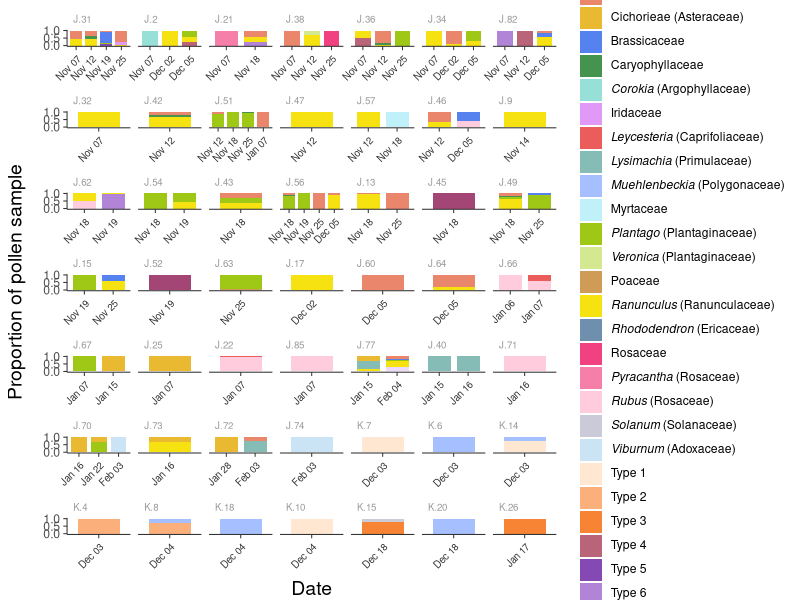
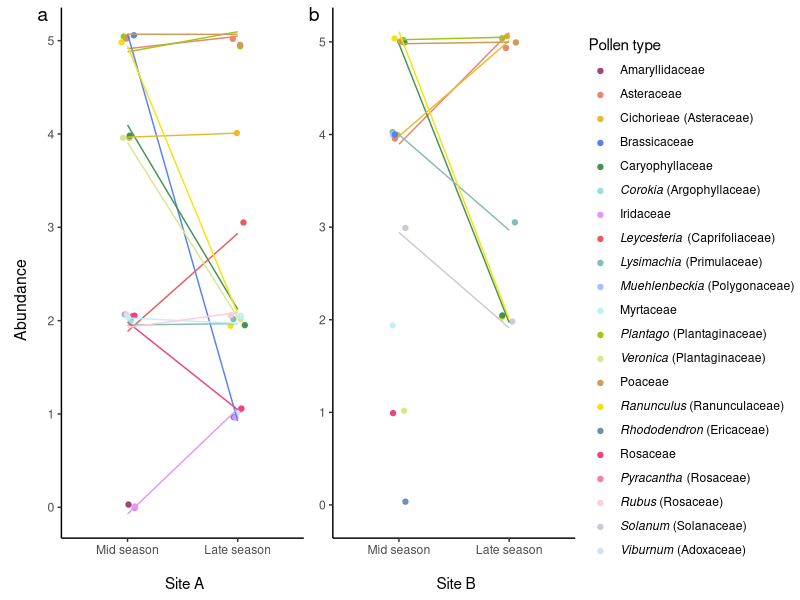
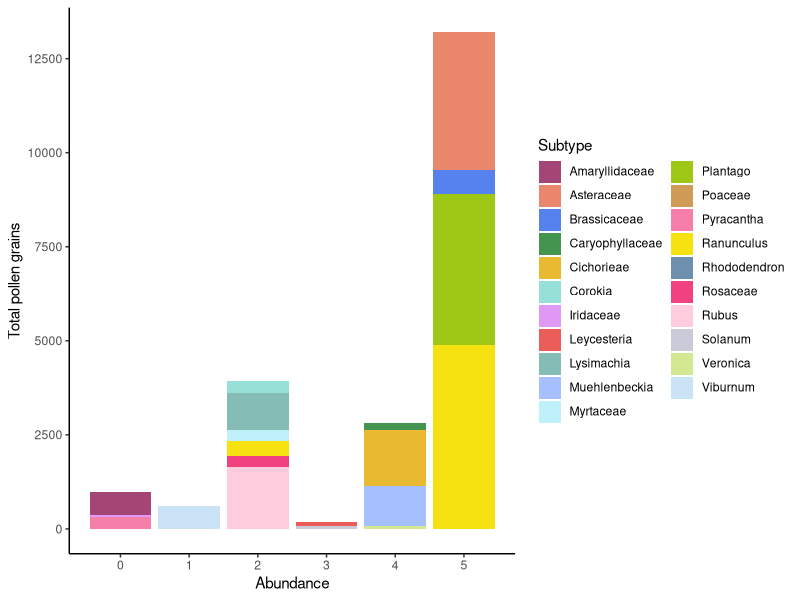
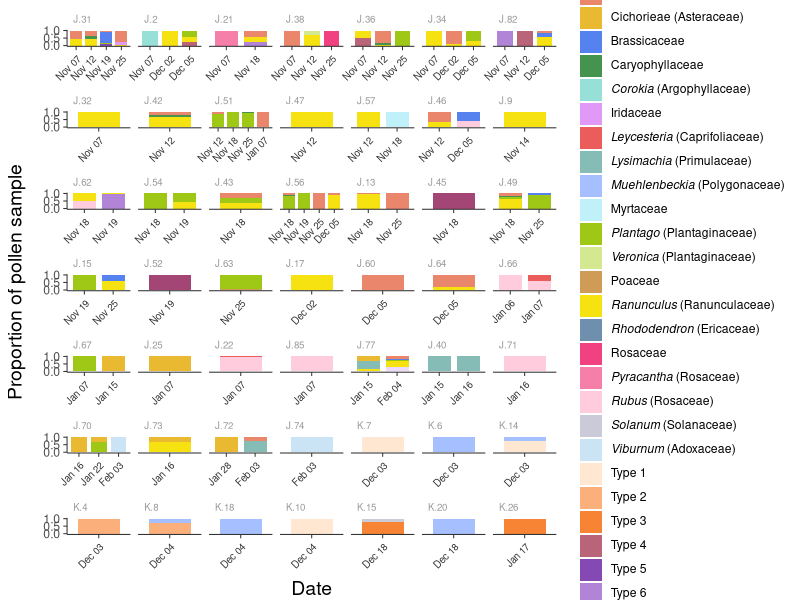
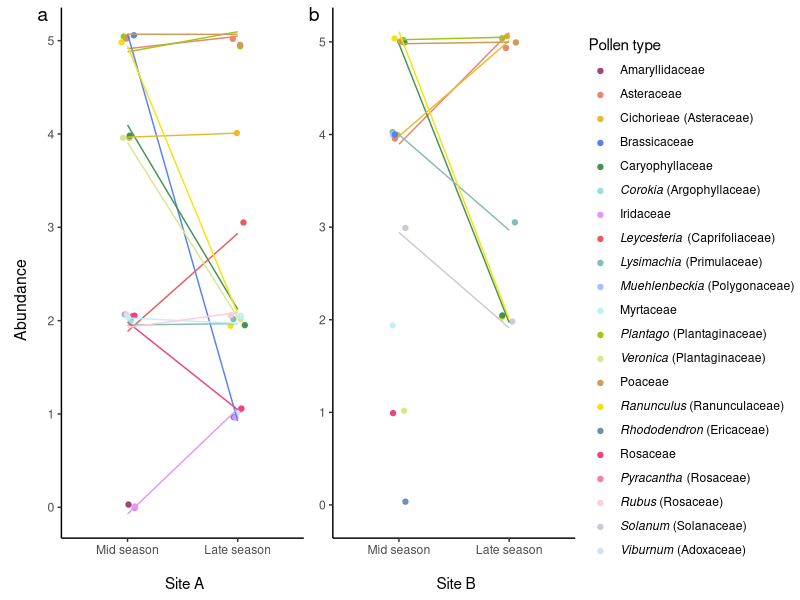

These figures' R source, in order: (Note: this script raises an error after producing the figures.)
## ---- chunk 1

library(tidyverse)
library(ggplot2)
library(ggtext) # making genera names italic with element_markdown()
library(cowplot) # to put together panels


# pollen data
pollen_samples <- read_csv('Data/Pollen_and_Surveys/Pollen_samples_data_cleaned.csv')

# nest-level data summary
beehav_sum <- read_csv('Data/Behaviour/Behaviour_nest_summary_cleaned.csv')

# nest-level data all social statuses
beehav_full <- read_csv('Data/Behaviour/Behaviour_nest_full_cleaned.csv')

# pollen_samples and behaviour data
pollen_beehav <- read_csv('Data/Behaviour/Pollen_and_behaviour_cleaned.csv')

# pollen richness for individuals  
pollen_beehav_ind <- read_csv('Data/Pollen_and_Surveys/Pollen_richness_individuals_cleaned.csv')

# pollen richness for nests  
pollen_beehav_nest <- read_csv('Data/Pollen_and_Surveys/Pollen_richness_nests_cleaned.csv')

# pollen and abundance data
pollen_samples_abundance <- read_csv('Data/Pollen_and_Surveys/Pollen_samples_abundance_cleaned.csv')

# abundance data
abundance_for_fig <- read_csv('Data/Pollen_and_Surveys/Abundance_50m_for_figure_cleaned.csv') 


# set theme
theme_set(theme_classic())




## ---- chunk 2

 # library(ggh4x) # facet wrap 2


# make date labels for the figure
pollen_samples <- pollen_samples %>%
  mutate(
    Date_label  = format(Date_pollen, "%b %d"),                    
    Date_label  = factor(Date_label, levels = format(sort(unique(Date_pollen)), "%b %d")))


# order by first date of bee sample
level_order <- pollen_samples %>%
  distinct(Site, Num_ID, Date_pollen) %>%
  slice_min(Date_pollen, by = Num_ID) %>%
  arrange(Site == "KB", Date_pollen) %>%  # FALSE sorts before TRUE, so non-KB first
  pull(Num_ID)

pollen_samples <- pollen_samples %>%
  mutate(Num_ID = factor(Num_ID, levels = level_order))

pollen_samples <- pollen_samples %>%
  arrange(Num_ID, Date_pollen) %>%
  mutate(Slide_code = factor(Slide_code, levels = unique(Slide_code)))


# # take the order of bee IDs and divided them by 10s
# # used to create 5 graphs to put together
# order_1 <- pollen_samples %>% 
#   distinct(Num_ID) %>% 
#   slice(1:10)
# order_2 <- pollen_samples %>% 
#   distinct(Num_ID) %>% 
#   slice(11:20)
# order_3 <- pollen_samples %>% 
#   distinct(Num_ID) %>% 
#   slice(21:30)
# order_4 <- pollen_samples %>% 
#   distinct(Num_ID) %>% 
#   slice(31:39) # bump the first KB site to the next line
# order_5 <- pollen_samples %>% 
#   distinct(Num_ID) %>% 
#   slice(40:49)



# what's the order of the most collected pollen?
pollen_samples %>% 
  group_by(Subtype) %>% 
  summarise(count = sum(Count_scaled)) %>% 
  arrange(-count)
# top 10:
 # Ranunculus	5259 / 24897 = 21.1%			
 # Plantago	4004 / 24897 = 16.1%			
 # Asteraceae	3646 / 24897 = 14.6%			
 # Rubus				
 # Cichorieae				
 # Muehlenbeckia				
 # Lysimachia				
 # Unknown_1				
 # Brassicaceae				
 # Unknown_6

# bottom 10:
 # Rhododendron    
 # Poaceae           
 # Unknown_5          
 # Solanum            
 # Iridaceae          
 # Veronica           
 # Unknown_7          
 # Leycesteria       
 # Caryophyllaceae   
 # Corokia        

pollen_samples %>% 
  summarise(count = sum(Count_scaled))
# total pollen grains: 24897



## Make colours

# take inspo from this package
# library(paletteer)
# paletteer_d("ggthemes::Tableau_20")


specific_colours <- c(
  "Amaryllidaceae" = '#a34676', 
  "Asteraceae" = '#EA866C', # Asteraceae
  "Cichorieae" = '#E9BA31', # Asteraceae
  "Brassicaceae" = '#5682f0',
  "Caryophyllaceae" = '#449450',   ## RARE
  "Corokia" = '#96e0d8',           ## RARE
  "Iridaceae" = '#e199f7',         ## RARE
  "Leycesteria" = '#EB5D5A',       ## RARE
  "Lysimachia" = '#86BCB6',
  "Muehlenbeckia" = '#a6bfff',
  "Myrtaceae" = '#c0f0fa',
  "Plantago" = '#9ec716', # Plantaginaceae
  "Veronica" = '#d4e892', # Plantaginaceae ## RARE
  "Poaceae" = '#cf9b57',            ## RARE
  "Ranunculus" = '#f7e211',
  "Rhododendron" = '#6F8FAF',       ## RARE
  "Rosaceae" = '#f24180',   # Rosaceae
  "Pyracantha" = '#f57fa9', # Rosaceae
  "Rubus" = '#ffccde',      # Rosaceae
  "Solanum" = '#cacad9',           ## RARE 
  "Viburnum" = '#cbe4f5',
  "Unknown_1" = '#FFE7D1',
  "Unknown_2" = '#FBAF7A', 
  "Unknown_3" = '#F78334',
  "Unknown_4" = '#B96478',
  "Unknown_5" = '#8449B3',
  "Unknown_6" = '#B284D7', 
  "Unknown_7" = '#EDD9FC'
  )


## Text for legend

pollen_samples <- pollen_samples %>% 
  mutate(Subtype_label = case_when(
    Subtype == "Ranunculus" ~ "<i>Ranunculus</i> (Ranunculaceae)",
    Subtype == "Rubus" ~ "<i>Rubus</i> (Rosaceae)",
    Subtype == "Veronica" ~ "<i>Veronica</i> (Plantaginaceae)",
    Subtype == "Cichorieae" ~ "Cichorieae (Asteraceae)",
    Subtype == "Corokia" ~ "<i>Corokia</i> (Argophyllaceae)",
    Subtype == "Leycesteria" ~ "<i>Leycesteria</i> (Caprifoliaceae)",
    Subtype == "Lysimachia" ~ "<i>Lysimachia</i> (Primulaceae)",
    Subtype == "Muehlenbeckia" ~ "<i>Muehlenbeckia</i> (Polygonaceae)",    
    Subtype == "Plantago" ~ "<i>Plantago</i> (Plantaginaceae)",
    Subtype == "Pyracantha" ~ "<i>Pyracantha</i> (Rosaceae)",
    Subtype == "Rhododendron" ~ "<i>Rhododendron</i> (Ericaceae)",
    Subtype == "Solanum" ~ "<i>Solanum</i> (Solanaceae)",    
    Subtype == "Viburnum" ~ "<i>Viburnum</i> (Adoxaceae)",
    Subtype == 'Unknown_1' ~ 'Type 1',
    Subtype == 'Unknown_2' ~ 'Type 2',
    Subtype == 'Unknown_3' ~ 'Type 3',
    Subtype == 'Unknown_4' ~ 'Type 4',
    Subtype == 'Unknown_5' ~ 'Type 5',
    Subtype == 'Unknown_6' ~ 'Type 6',
    Subtype == 'Unknown_7' ~ 'Type 7',
    TRUE ~ Subtype  # leave the rest as is
  ))


# choose order of legend
pollen_samples <- pollen_samples %>%
  mutate(Subtype = factor(Subtype, levels = c(
    'Amaryllidaceae',
    'Asteraceae',
    'Cichorieae',
    'Brassicaceae',
    'Caryophyllaceae', 
    'Corokia',
    'Iridaceae',       
    'Leycesteria',     
    'Lysimachia',      
    'Muehlenbeckia',   
    'Myrtaceae',       
    'Plantago',  
    'Veronica',    
    'Poaceae',         
    'Ranunculus',   
    'Rhododendron',    
    'Rosaceae',
    'Pyracantha',
    'Rubus',
    'Solanum', 
    'Viburnum',        
    'Unknown_1',       
    'Unknown_2',       
    'Unknown_3',      
    'Unknown_4',       
    'Unknown_5',       
    'Unknown_6',       
    'Unknown_7'
    )))


# plot with facat wrap

samples_fig <- pollen_samples %>%
  arrange(Num_ID, Date_pollen) %>%
  ggplot(aes(x = Slide_code, y = Count, fill = Subtype)) +
  geom_col(position = "fill", width = 0.8) + 
  labs(x = "Date", y = "Proportion of pollen sample") +
  facet_wrap(~ Num_ID, scales = "free_x", ncol = 7) +
 scale_x_discrete(labels = function(x) {
   pollen_samples$Date_label[match(x, pollen_samples$Slide_code)]
 }) +
  scale_fill_manual(
  values = specific_colours,
  labels = pollen_samples %>% distinct(Subtype, Subtype_label) %>% deframe(),
  name = "Pollen type" # legend title
  ) +
  theme(
    axis.text.x = element_text(angle = 45, vjust = 0.95, hjust = 1, size = 7, colour = "grey20"), # date label
    strip.background = element_blank(),
    strip.text = element_text(size = 7, colour = "grey60", hjust = 0),
    axis.ticks = element_line(linewidth = 0.35, colour = "grey20"), # make ticks thinner
    legend.text = element_markdown(), # makes italics from <i> </i>
    axis.line.y = element_line(linewidth = 0.35, colour = "grey20"), # make lines thinner
    axis.line.x = element_line(linewidth = 0.35, colour = "grey20"),
    axis.title.y = element_text(size=14, margin = margin(r = 12)), # size and placement of axes labels
    axis.title.x = element_text(size=14, vjust = -0.5)
    ) +
  scale_y_continuous(breaks = c(0, 0.5, 1)) + # breaks 
  guides(fill = guide_legend(ncol = 1)) # make legend one column instead of two

samples_fig

## Save
ggsave('Figures/Pollen_samples_fig.png', samples_fig, width = 8.4, height = 9, dpi = 300)


## ---- chunk 3

# # plot with facat grid
# 
# pollen_plot_1 <- pollen_samples %>%
#   filter(Num_ID %in% order_1$Num_ID) %>% 
#   ggplot(aes(x = Slide_code, y = Count, fill = Subtype)) +
#   geom_col(position = "fill") + 
#   facet_grid(cols = vars(Num_ID), scales = "free_x", space = "free_x") +
#  scale_x_discrete(labels = function(x) {
#    pollen_samples$Date_label[match(x, pollen_samples$Slide_code)]
#  }) +
#   scale_fill_manual(
#   values = specific_colours,
#   labels = pollen_samples %>% distinct(Subtype, Subtype_label) %>% deframe()
#   ) +
#   theme(
#     axis.text.x = element_text(angle = 45, vjust = 0.6, size = 8),
#     strip.background = element_blank(),
#     strip.text = element_text(size = 8, colour = "grey50", hjust = 1),
#     axis.ticks = element_line(linewidth = 0.35), # make ticks thinner
#     legend.text = element_markdown(),   
#     axis.line.y = element_line(linewidth = 0.35), # make lines thinner
#     axis.line.x = element_line(linewidth = 0.35)
#     ) +
#   scale_y_continuous(breaks = c(0, 0.5, 1)) + # breaks
#   labs(y = NULL, x = NULL)
# 
# 
# pollen_plot_2 <- pollen_samples %>%
#   filter(Num_ID %in% order_2$Num_ID) %>% 
#   ggplot(aes(x = Slide_code, y = Count, fill = Subtype)) +
#   geom_col(position = "fill") + 
#   facet_grid(cols = vars(Num_ID), scales = "free_x", space = "free_x") +
#  scale_x_discrete(labels = function(x) {
#    pollen_samples$Date_label[match(x, pollen_samples$Slide_code)]
#  }) +
#   scale_fill_manual(
#   values = specific_colours,
#   labels = pollen_samples %>% distinct(Subtype, Subtype_label) %>% deframe()
#   ) +
#   theme(
#     axis.text.x = element_text(angle = 45, vjust = 0.6, size = 8),
#     strip.background = element_blank(),
#     strip.text = element_text(size = 8, colour = "grey50", hjust = 1),
#     axis.ticks = element_line(linewidth = 0.35), # make ticks thinner
#     legend.text = element_markdown(),   
#     axis.line.y = element_line(linewidth = 0.35), # make lines thinner
#     axis.line.x = element_line(linewidth = 0.35)
#     ) +
#   scale_y_continuous(breaks = c(0, 0.5, 1)) +
#   labs(y = NULL, x = NULL)
# 
# 
# pollen_plot_3 <- pollen_samples %>%
#   filter(Num_ID %in% order_3$Num_ID) %>% 
#   ggplot(aes(x = Slide_code, y = Count, fill = Subtype)) +
#   geom_col(position = "fill") + 
#   facet_grid(cols = vars(Num_ID), scales = "free_x", space = "free_x") +
#  scale_x_discrete(labels = function(x) {
#    pollen_samples$Date_label[match(x, pollen_samples$Slide_code)]
#  }) +
#   scale_fill_manual(
#   values = specific_colours,
#   labels = pollen_samples %>% distinct(Subtype, Subtype_label) %>% deframe()
#   ) +
#   theme(
#     axis.text.x = element_text(angle = 45, vjust = 0.6, size = 8),
#     strip.background = element_blank(),
#     strip.text = element_text(size = 8, colour = "grey50", hjust = 1),
#     axis.ticks = element_line(linewidth = 0.35), # make ticks thinner
#     legend.text = element_markdown(),   
#     axis.line.y = element_line(linewidth = 0.35), # make lines thinner
#     axis.line.x = element_line(linewidth = 0.35)
#     ) +
#   scale_y_continuous(breaks = c(0, 0.5, 1)) +
#   labs(y = NULL, x = NULL)
# 
# 
# pollen_plot_4 <- pollen_samples %>%
#   filter(Num_ID %in% order_4$Num_ID) %>% 
#   ggplot(aes(x = Slide_code, y = Count, fill = Subtype)) +
#   geom_col(position = "fill") + 
#   facet_grid(cols = vars(Num_ID), scales = "free_x", space = "free_x") +
#  scale_x_discrete(labels = function(x) {
#    pollen_samples$Date_label[match(x, pollen_samples$Slide_code)]
#  }) +
#   scale_fill_manual(
#   values = specific_colours,
#   labels = pollen_samples %>% distinct(Subtype, Subtype_label) %>% deframe()
#   ) +
#   theme(
#     axis.text.x = element_text(angle = 45, vjust = 0.6, size = 8),
#     strip.background = element_blank(),
#     strip.text = element_text(size = 8, colour = "grey50", hjust = 1),
#     axis.ticks = element_line(linewidth = 0.35), # make ticks thinner
#     legend.text = element_markdown(),   
#     axis.line.y = element_line(linewidth = 0.35), # make lines thinner
#     axis.line.x = element_line(linewidth = 0.35)
#     ) +
#   scale_y_continuous(breaks = c(0, 0.5, 1)) + 
#   labs(y = NULL, x = NULL)
# 
# 
# pollen_plot_5 <- pollen_samples %>%
#   filter(Num_ID %in% order_5$Num_ID) %>% 
#   ggplot(aes(x = Slide_code, y = Count, fill = Subtype)) +
#   geom_col(position = "fill") + 
#   facet_grid(cols = vars(Num_ID), scales = "free_x", space = "free_x") +
#  scale_x_discrete(labels = function(x) {
#    pollen_samples$Date_label[match(x, pollen_samples$Slide_code)]
#  }) +
#   scale_fill_manual(
#   values = specific_colours,
#   labels = pollen_samples %>% distinct(Subtype, Subtype_label) %>% deframe()
#   ) +
#   theme(
#     axis.text.x = element_text(angle = 45, vjust = 0.6, size = 8),
#     strip.background = element_blank(),
#     strip.text = element_text(size = 8, colour = "grey50", hjust = 1),
#     axis.ticks = element_line(linewidth = 0.35), # make ticks thinner
#     legend.text = element_markdown(),   
#     axis.line.y = element_line(linewidth = 0.35), # make lines thinner
#     axis.line.x = element_line(linewidth = 0.35)
#     ) +
#   scale_y_continuous(breaks = c(0, 0.5, 1)) # breaks
# 
# 
# ## Combine figures 
# 
# library(cowplot) # to patch figures together
# library(patchwork) # for adding histogram panels into one figure
# 
# # combine and add letters to each panel
# combined <- pollen_plot_1 / pollen_plot_2 / pollen_plot_3 / pollen_plot_4 / pollen_plot_5  #+ theme(legend.box = 'vertical', legend.position = 'right') 


## ---- chunk 4


## Abundance


# # do both sites have identical taxa? I only want one legend with all taxa
# JAM <- abundance_for_fig %>% 
#   filter(Site == 'JAM') %>% 
#   select(Subtype)
# KB <- abundance_for_fig %>% 
#   filter(Site == 'KB') %>% 
#   select(Subtype)
# anti_join(KB, JAM) # has rhododendron and muehlenbeckia
# anti_join(JAM, KB)


# jitter the lines becasue some overlap
pos <- position_jitter(width = 0, height = 0.12)


# plot for JAM
abund_fig_JAM <- abundance_for_fig %>% 
  filter(Site == 'JAM') %>% 
  ggplot(aes(x = Season, y = Abundance_for50, group = Subtype, colour = Subtype)) +
  geom_jitter(width = 0.07, height = 0.07) +
  geom_line(position = pos) +
  scale_colour_manual(values = specific_colours) +
  labs(x = '\n Site A', y = NULL) + 
  theme(legend.position = "none") +
  scale_x_discrete(label = c('Mid season', 'Late season'))


# plot for KB
abund_fig_KB <- abundance_for_fig %>% 
  filter(Site == 'KB') %>% 
  ggplot(aes(x = Season, y = Abundance_for50, group = Subtype, colour = Subtype)) +
  geom_jitter(width = 0.07, height = 0.07) +
  geom_line(position = pos) +
  scale_colour_manual(values = specific_colours) +
  labs(x = '\n Site B', y = NULL) + 
  theme(legend.position = "none") +
  scale_x_discrete(label = c('Mid season', 'Late season'))

# order for the legend
abundance_for_fig <- abundance_for_fig %>%
  mutate(Subtype = factor(Subtype, levels = c(
    'Amaryllidaceae',
    'Asteraceae',
    'Cichorieae',
    'Brassicaceae',
    'Caryophyllaceae', 
    'Corokia',
    'Iridaceae',       
    'Leycesteria',     
    'Lysimachia',      
    'Muehlenbeckia',   
    'Myrtaceae',       
    'Plantago',  
    'Veronica',    
    'Poaceae',         
    'Ranunculus',   
    'Rhododendron',    
    'Rosaceae',
    'Pyracantha',
    'Rubus',
    'Solanum', 
    'Viburnum'
    )))

# text for the legend 
abundance_for_fig <- abundance_for_fig %>%
  mutate(Subtype_label = case_when(
    Subtype == "Ranunculus" ~ "<i>Ranunculus</i> (Ranunculaceae)",
    Subtype == "Rubus" ~ "<i>Rubus</i> (Rosaceae)",
    Subtype == "Veronica" ~ "<i>Veronica</i> (Plantaginaceae)",
    Subtype == "Cichorieae" ~ "Cichorieae (Asteraceae)",
    Subtype == "Corokia" ~ "<i>Corokia</i> (Argophyllaceae)",
    Subtype == "Leycesteria" ~ "<i>Leycesteria</i> (Caprifoliaceae)",
    Subtype == "Lysimachia" ~ "<i>Lysimachia</i> (Primulaceae)",
    Subtype == "Muehlenbeckia" ~ "<i>Muehlenbeckia</i> (Polygonaceae)",    
    Subtype == "Plantago" ~ "<i>Plantago</i> (Plantaginaceae)",
    Subtype == "Pyracantha" ~ "<i>Pyracantha</i> (Rosaceae)",
    Subtype == "Rhododendron" ~ "<i>Rhododendron</i> (Ericaceae)",
    Subtype == "Solanum" ~ "<i>Solanum</i> (Solanaceae)",    
    Subtype == "Viburnum" ~ "<i>Viburnum</i> (Adoxaceae)",
    Subtype == 'Unknown_1' ~ 'Type 1',
    Subtype == 'Unknown_2' ~ 'Type 2',
    Subtype == 'Unknown_3' ~ 'Type 3',
    Subtype == 'Unknown_4' ~ 'Type 4',
    Subtype == 'Unknown_5' ~ 'Type 5',
    Subtype == 'Unknown_6' ~ 'Type 6',
    Subtype == 'Unknown_7' ~ 'Type 7',
    TRUE ~ Subtype  # leave the rest as is
  ))


# I want a single legend with ALL taxa combined, so create a dummy plot to extract legend 
all_taxa <- abundance_for_fig %>% distinct(Subtype) %>% pull(Subtype)

dummy_plot <- data.frame(
  Subtype = all_taxa,
  x = 1,
  y = 1
) %>%
  ggplot(aes(x = x, y = y, colour = Subtype)) +  # keep Subtype here
  geom_point()  +
  scale_colour_manual(values = specific_colours, 
                      labels = abundance_for_fig %>% distinct(Subtype, Subtype_label) %>% deframe(),
                      drop = FALSE,
                      name = 'Pollen type') +
  guides(colour = guide_legend(ncol = 1)) +
  theme(legend.position = "right",
        legend.text = element_markdown())  # needed to render the italic HTML tags

# extract legend 
legend <- get_legend(dummy_plot)


## Combine figs

# combine, add letters and legend
abund_combined <- plot_grid(
  plot_grid(abund_fig_JAM, abund_fig_KB,
            ncol = 2, labels = c("a", "b"),
            label_fontface = "plain",  # not bold
            label_x = -0.03, # move letters slightly left 
            label_y = 1),          
  legend,
  ncol = 2,
  rel_widths = c(1, 0.4)) # legend width


# make axes labels
abund_left_label <- ggplot() +
  annotate('text',
           x = 0.5, y = 0.5, # x is left or right, y is up and down
           label = 'Abundance',
           angle = 90,
           size = 4) +
  theme_void() +
  theme(
    panel.background  = element_rect(fill = 'white', colour = NA),
    plot.background   = element_rect(fill = 'white', colour = NA),
    plot.margin       = margin(0, 0, 0, 0)
  )
abund_bottom_label <- ggplot() +
    annotate('text',
           x = 0.5, y = 0.5, 
           label = 'Season',
           angle = 0,
           size = 4) +
  theme_void() +
  theme(
    panel.background  = element_rect(fill = 'white', colour = NA),
    plot.background   = element_rect(fill = 'white', colour = NA),
    plot.margin       = margin(0, 110, 0, 10)
  )

# combine them into a single plot object
abund_combined <- cowplot::plot_grid(abund_left_label, abund_combined, ncol = 2, rel_widths = c(0.05, 0.95))
# abund_combined <- cowplot::plot_grid(abund_combined, abund_bottom_label, ncol = 1, rel_heights = c(1, 0.09))

abund_combined

ggsave('Figures/Abundance_fig.png', abund_combined, width = 8.4, height = 6, dpi = 300)


## ---- chunk 5

legend_labels <- c(
  "Amaryllidaceae" = "Amaryllidaceae",
  "Asteraceae" = "Asteraceae",
  "Cichorieae" = "Cichorieae (Asteraceae)",
  "Brassicaceae" = "Brassicaceae",
  "Corokia" = "<i>Corokia</i> (Argophyllaceae)",
  "Leycesteria" = "<i>Leycesteria</i> (Caprifoliaceae)",
  "Lysimachia" = "<i>Lysimachia</i> (Primulaceae)",
  "Muehlenbeckia" = "<i>Muehlenbeckia</i> (Polygonaceae)",
  "Plantago" = "<i>Plantago</i> (Plantaginaceae)",
  "Pyracantha" = "<i>Pyracantha</i> (Rosaceae)",
  "Ranunculus" = "<i>Ranunculus</i> (Ranunculaceae)",
  "Rhododendron" = "<i>Rhododendron</i> (Ericaceae)",
  "Rubus" = "<i>Rubus</i> (Rosaceae)",
  "Solanum" = "<i>Solanum</i> (Solanaceae)",
  "Veronica" = "<i>Veronica</i> (Plantaginaceae)",
  "Viburnum" = "<i>Viburnum</i> (Adoxaceae)",
  "Unknown_1" = "Type 1",
  "Unknown_2" = "Type 2",
  "Unknown_3" = "Type 3",
  "Unknown_4" = "Type 4",
  "Unknown_5" = "Type 5",
  "Unknown_6" = "Type 6",
  "Unknown_7" = "Type 7"
)

# 50 m plot for data not summed
pollen_samples_abundance %>% 
  ggplot(aes(x = Abundance_for50, y = Count_scaled, fill = Subtype)) +
  geom_bar(stat = "identity") +
  labs(y = "Total pollen grains", x = "Abundance") +
  scale_y_continuous(breaks = seq(0, 14000, by = 2500)) +
  scale_x_continuous(breaks = seq(0, 5, by = 1)) +
  scale_colour_manual(values = specific_colours) + 
  scale_fill_manual(
    values = specific_colours,
    labels = abundance_for_fig
  ) +
  theme(legend.text = ggtext::element_markdown())  

  










# 
# # make a df to sum the number of pollen grains counted from each subtype and their abundance
# abundance_and_count <- pollen_samples_abundance %>% 
#   filter(Count_scaled != 0) %>% 
#   select(Slide_code, Season, Family, Subtype, Abundance_for50, Abundance_for200, Count_scaled)
# 
# # 50 m data
# abundance_and_count_50 <- abundance_and_count %>% 
#   group_by(Abundance_for50) %>% 
#   summarise(Sum_pollen_count = sum(Count_scaled))
# 
# # 200 m data
# abundance_and_count_200 <- abundance_and_count %>% 
#   group_by(Abundance_for200) %>% 
#   summarise(Sum_pollen_count = sum(Count_scaled))
#   
# 
# # 50 m plot
# abundance_and_count_fig_50 <- abundance_and_count_50 %>% 
#   ggplot(aes(x = Abundance_for50, y = Sum_pollen_count)) +
#   geom_bar(stat = "identity", fill = "#b35b5b") +
#   labs(y = 'Total pollen grains', x = 'Abundance') +
#   scale_y_continuous(breaks = seq(0, 14000, by = 2500)) +
#   scale_x_continuous(breaks = seq(0, 5, by = 1))
#   
# # 200 m plot
# abundance_and_count_fig_200 <- abundance_and_count_200 %>% 
#   ggplot(aes(x = Abundance_for200, y = Sum_pollen_count)) +
#   geom_bar(stat = "identity", fill = "#b35b5b") +
#   labs(y = 'Total pollen grains', x = 'Abundance') +
#   scale_y_continuous(breaks = seq(0, 15000, by = 2500)) +
#   scale_x_continuous(breaks = seq(0, 5, by = 1))
# 
# abundance_and_count_fig_50

ggsave('Figures/Abundance_count_50_fig.png', abundance_and_count_fig_50, width = 6, height = 4, dpi = 300)


## ---- chunk 6
 

# pollen_samples types bees collected, summary 
# first make df for the sample size for above figures
n_df_KB <- pollen_samples %>%
  filter(Site == 'KB') %>% 
  group_by(Date_label) %>%
  summarise(N_bees = length(unique(Slide_code)))

n_df_JAM <- pollen_samples %>%
  filter(Site == 'JAM') %>% 
  group_by(Date_label) %>%
  summarise(N_bees = length(unique(Slide_code)))  

pollen_samples %>% 
  filter(Site == 'KB') %>% 
  ggplot(aes(x = Date_label, y = Count, fill = Family)) +
  geom_bar(stat = "identity", position = "fill") +
  geom_text(
    data = n_df_KB,
    aes(x = Date_label, y = 1.05, label = (N_bees)),
    inherit.aes = FALSE) +
  coord_cartesian(ylim = c(0, 1.1)) + 
  labs(y = 'Proportion of pollen', x = 'Date') + 
  theme(axis.text.x = element_text(angle = 45,  vjust = 0.6))
  
pollen_samples %>% 
  filter(Site == 'JAM') %>% 
  ggplot(aes(x = Date_label, y = Count, fill = Family)) +
  geom_bar(stat = "identity", position = "fill") +
  geom_text(
    data = n_df_JAM,
    aes(x = Date_label, y = 1.05, label = (N_bees)),
    inherit.aes = FALSE) +
  coord_cartesian(ylim = c(0, 1.1)) + 
  labs(y = 'Proportion of pollen', x = 'Date') + 
  theme(axis.text.x = element_text(angle = 45,  vjust = 0.6))



# abundance for 50m
pollen_samples_abundance %>% 
  filter(!is.na(Abundance_for50) & Count_scaled != 0) %>% 
  group_by(Slide_code) %>% 
  ggplot(aes(x = Abundance_for50, y = Count_scaled)) + 
  geom_bar(stat = "identity")

# abundance for 200m
pollen_samples_abundance %>% 
  filter(!is.na(Abundance_for200) & Count_scaled != 0) %>% 
  group_by(Slide_code) %>% 
  ggplot(aes(x = Abundance_for200, y = Count_scaled)) + 
  geom_bar(stat = "identity")



## ---- chunk 7

# label by week

beehav_full <- beehav_full %>%
  filter(!is.na(Date_beehav)) %>% 
  mutate(Week_index = as.numeric(difftime(floor_date(Date_beehav, "week"),
                                     floor_date(min(Date_beehav), "week"),
                                     units = "weeks") + 1))

# remove duplicates within the same week if there are any by arranging "social" first, then removing dupes
beehav_sum_weekly <- beehav_full %>%
  group_by(Week_index, Nest) %>%
  arrange(desc(Num_females_same_day)) %>%
  slice_head(n = 1) %>% 
  ungroup()


# plot nest socialty throughout the season 

# make sample size for figure
sample_size_beehav_full <- beehav_sum_weekly %>%
  count(Week_index)


# con
beehav_sum_weekly %>%
  ggplot(aes(x = Week_index, fill = Social_status_con)) +
  geom_bar(position = "fill") +
  scale_y_continuous(labels = scales::percent) +
  labs(y = "Percent") +
  geom_text(data = sample_size_beehav_full,
            aes(x = Week_index, y = 1.05,
                label = paste0(n)),
            inherit.aes = FALSE) +
  scale_fill_manual(values = c("#045b87", "#52c5ff"))



# max number of females in each nest 
# Conservative estimate
beehav_sum %>%
  filter(Num_females_same_day != 0) %>% 
  ggplot(aes(x = Num_females_same_day, fill = Site)) +
  geom_bar(position = 'dodge') +
  scale_fill_manual(values = c("#e65f55", "#edc647"))  +
  labs(y = 'Number of nests', x = 'Number of females')



# Number females over time in social nests conservative estimate
beehav_sum_weekly %>%
  filter(Nest == "J18" | Nest == "J100" | Nest == "J87" | Nest == "J91" | Nest == "J92" | Nest == "K13") %>% 
  ggplot(aes(x = Week_index, y = Num_females_same_day, colour = Nest, fill = Nest)) +
  geom_line() +
  geom_point() +
  ylim(0, 4)


# plot total number of nest sociality
beehav_sum %>%
  filter(Num_females_same_day != 0) %>% 
  ggplot(aes(x = Site, fill = Social_status_con)) +
  geom_bar(position = "stack") +
  scale_fill_manual(values = c("#045b87", "#52c5ff")) +
  labs(fill = "Sociality", y = 'Number of nests')
  



## ---- chunk 8


## Richness for nests and individuals 

# put solitary first
pollen_beehav_nest <- pollen_beehav_nest %>% 
  mutate(Social_status_at_time_con = factor(Social_status_at_time_con, 
                              levels = c("solitary", "social")))
pollen_beehav_ind <- pollen_beehav_ind %>% 
    mutate(Social_status_at_time_con = factor(Social_status_at_time_con, 
                              levels = c("solitary", "social")))

# remove duplicates for individuals (kept all samples for the analyses) but graphing average for the fig
pollen_beehav_ind <- pollen_beehav_ind %>%
  group_by(Bee_ID) %>%
  arrange(desc(Social_status_at_time_con == "social")) %>%
  slice(1) %>%
  ungroup()
# Social_status_at_time_con actually becomes social EVER
pollen_beehav_ind <- pollen_beehav_ind %>% rename(Social_status_ever_con = Social_status_at_time_con)
  

# richness per nest, compiled
richness_fig_nest <- pollen_beehav_nest %>% 
  ggplot(aes(x = Social_status_at_time_con, y = Richness_nest, fill = Social_status_at_time_con )) + 
  geom_dotplot(binaxis='y', stackdir='center', color = NA, dotsize = 1) +
  scale_fill_manual(values=c("#cc7a7a", "#994545")) +
  labs(x = '\n Nest', y = NULL) + 
  theme(legend.position = "none") +
  scale_x_discrete(label = c('Solitary', 'Social')) +
  ylim(0, 7)

# richness per invidivual, average
richness_fig_ind <- pollen_beehav_ind %>% 
  ggplot(aes(x = Social_status_ever_con, y = Richness_ind_mean, fill = Social_status_ever_con )) + 
  geom_dotplot(binaxis='y', stackdir='center', color = NA, dotsize = 1) +
  scale_fill_manual(values=c("#cc7a7a", "#994545")) + # "#ed9c79" "#d96634"
  labs(x = '\n Individual', y = NULL) + 
  theme(legend.position = "none") +
  scale_x_discrete(label = c('Solitary', 'Social')) +
  ylim(0, 7)


# combine, add letters and legend
richness_combined <- plot_grid(
  plot_grid(richness_fig_ind, richness_fig_nest,
            ncol = 2, labels = c("a", "b"),
            label_fontface = "plain",  # not bold
            label_x = -0.03, # move letters slightly left 
            label_y = 1))


# make axes labels
richness_left_label <- ggplot() +
  annotate('text',
           x = 0.5, y = 0.5, 
           label = 'Pollen richness',
           angle = 90,
           size = 4) +
  theme_void() +
  theme(
    panel.background  = element_rect(fill = 'white', colour = NA),
    plot.background   = element_rect(fill = 'white', colour = NA),
    plot.margin       = margin(0, 0, 0, 0)
  )
# richness_bottom_label <- ggplot() +
#     annotate('text',
#            x = 0.5, y = 0.5, 
#            label = 'Social status',
#            angle = 0,
#            size = 4) +
#   theme_void() +
#   theme(
#     panel.background  = element_rect(fill = 'white', colour = NA),
#     plot.background   = element_rect(fill = 'white', colour = NA),
#     plot.margin       = margin(0, 40, 0, 0)
#   )

# combine them into a single plot object
richness_combined <- cowplot::plot_grid(richness_left_label, richness_combined, ncol = 2, rel_widths = c(0.05, 0.95))
# richness_combined <- cowplot::plot_grid(richness_combined, richness_bottom_label, ncol = 1, rel_heights = c(1, 0.09))

richness_combined

ggsave('Figures/Richness_fig.png', richness_combined, width = 6, height = 4, dpi = 300)


# sample size
length(unique(pollen_beehav_ind$Bee_ID))
length(unique(pollen_beehav_nest$Nest))

## ---- chunk 9

# sample size for conservative
pollen_beehav %>%
  group_by(Social_status_at_time_con) %>%
  summarise(n_samples = n_distinct(Slide_code))


# all samples of social nests
pollen_beehav %>% 
  filter(Social_status_at_time_con == "social") %>% 
  ggplot(aes(x = Date_pollen, y = Count, fill = Family)) +
  geom_bar(stat = "identity", position = "fill") +  
  labs(x = "Date", y = "Proportion of pollen", title = "social nests") +
  facet_wrap(~ Bee_ID, scales = "free_x") 

# all samples of solitary nests
pollen_beehav %>% 
  filter(Social_status_at_time_con == "solitary") %>% 
  ggplot(aes(x = Date_pollen, y = Count, fill = Family)) +
  geom_bar(stat = "identity", position = "fill") +  
  labs(x = "Date", y = "Proportion of pollen", title = "solitary nests") +
  facet_wrap(~ Bee_ID, scales = "free_x")
